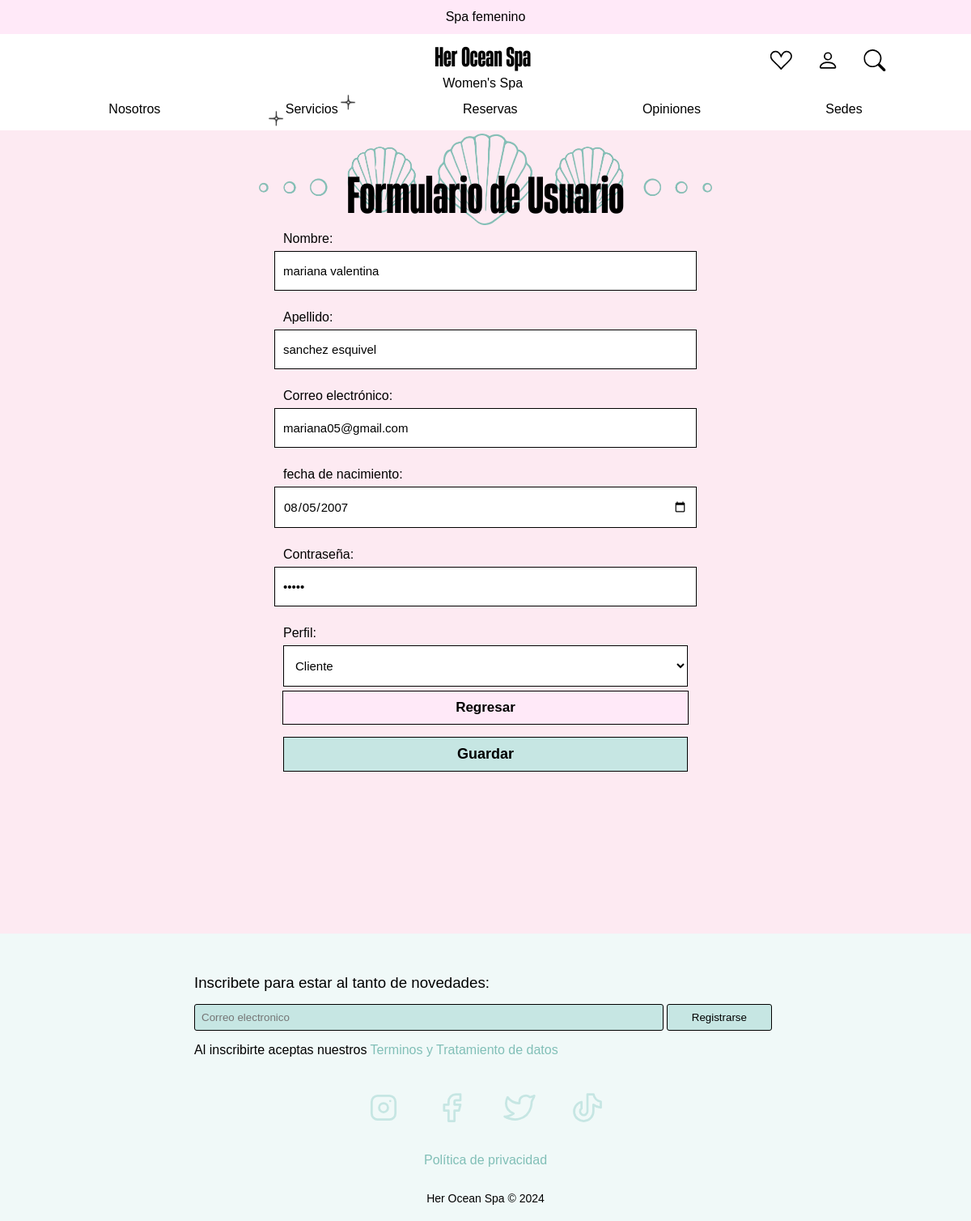
Page /back-office/admin/usuarios/form.php?id=1 on the committed database.
### tables this page shows
CREATE TABLE IF NOT EXISTS `usuarios` (
  `id` int(11) NOT NULL PRIMARY KEY AUTO_INCREMENT,
  `nombre` varchar(100) NOT NULL,
  `apellido` varchar(100) NOT NULL,
  `correo` varchar(100) NOT NULL UNIQUE,
  `clave` varchar(100) NOT NULL,
  `f_nacimiento` date NOT NULL,
  `perfil` varchar(100) NOT NULL DEFAULT "1",
  `foto` TEXT NOT NULL
);

### back-office/admin/usuarios/form.php (the view, shortened to what this page needs)
<?php
include($_SERVER["DOCUMENT_ROOT"] . '/Proyecto/database/bd.php');
$datos_formulario = array();
if (isset($_GET['id'])) {
    $query = mysqli_query($connect, "SELECT * FROM usuarios WHERE id = " . $_GET['id']);
    $data = mysqli_fetch_assoc($query);
    $datos_formulario = $data;
}
?>
<?php include($_SERVER["DOCUMENT_ROOT"] . '/Proyecto/layouts/header.php') ?>
<link rel="stylesheet" href="<?= SCRIPT_ROOT ?>back-office/styles-bo.css">
<div class="container_bo">
    <form action="" method="post">
        <h1>Formulario de Usuario</h1>
        <label for="name">Nombre:</label>
        <input type="text" name="name" value="<?= $datos_formulario && $datos_formulario['nombre'] ? $datos_formulario['nombre'] : "" ?>" id="name" maxlength="30" pattern="^[a-zA-Z ]*" required>
        <br>
        <label for="lastname">Apellido:</label>
        <input type="text" name="lastname" value="<?= $datos_formulario && $datos_formulario['apellido'] ? $datos_formulario['apellido'] : "" ?>" id="lastname" pattern="^[a-zA-Z ]*" maxlength="30" required>
        <br>
        <label for="email">Correo electrónico:</label>
        <input type="email" name="email" value="<?= $datos_formulario && $datos_formulario['correo'] ? $datos_formulario['correo'] : "" ?>" id="email" required>
        <br>
        <label for="date">fecha de nacimiento:</label>
        <input type="date" name="date" value="<?= $datos_formulario && $datos_formulario['f_nacimiento'] ? $datos_formulario['f_nacimiento'] : "" ?>" id="date" required>
        <br>
        <label for="password">Contraseña:</label>
        <input type="password" name="password" value="<?= $datos_formulario && $datos_formulario['clave'] ? $datos_formulario['clave'] : "" ?>" id="password" minlength="5" required>
        <br>
        <label for="profile">Perfil:</label>
        <select name="profile" id="profile">
            <option value="1" <?= $datos_formulario && $datos_formulario['perfil'] && ($datos_formulario['perfil'] == "1") ? 'selected' : ''  ?>>
                Cliente
            </option>
        </select>
        <div>
            <a class="btn" href="<?= SCRIPT_ROOT ?>back-office/admin/usuarios/lista.php">Regresar</a>
            <input type="submit" name="Guardar" value="Guardar">
        </div>
    </form>
</div>
<?php include($_SERVER["DOCUMENT_ROOT"] . '/Proyecto/layouts/footer.php') ?>

### css/style.css (style rules this page uses)
* { margin: 0; padding: 0; font-family: helvetica; }
body { background-color: #f0f9f8; }
h1, h2 { font-family: bebas; color: black; }

### back-office/styles-bo.css (style rules this page uses)
* { margin: 0; padding: 0; font-family: "Quicksand", sans-serif; font-optical-sizing: auto; font-weight: 500; font-style: normal; }
body { background-color: #fdeaf2; }
h1 { font-family: bebas !important; color: black !important; }

### rows in the picture
usuarios: name "mariana valentina", lastname "sanchez esquivel", email "mariana05@gmail.com", date "08/05/2007", profile "Cliente"
